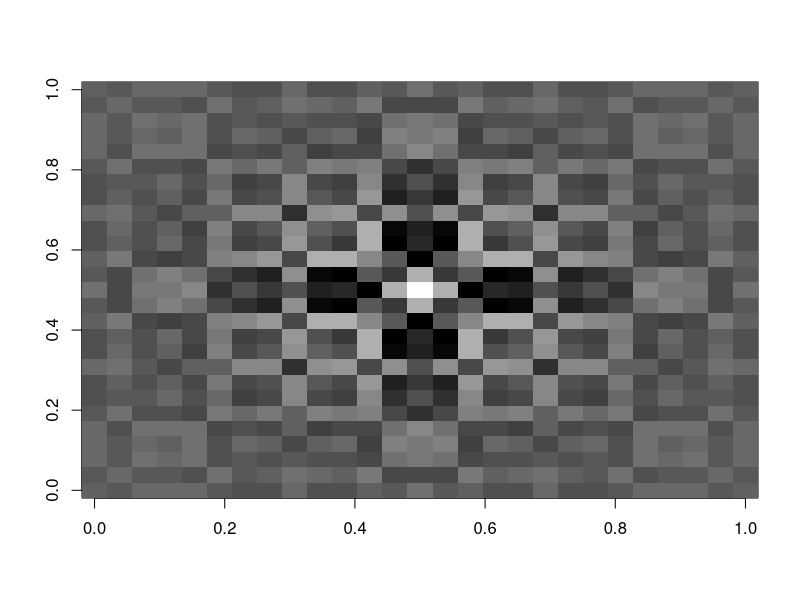
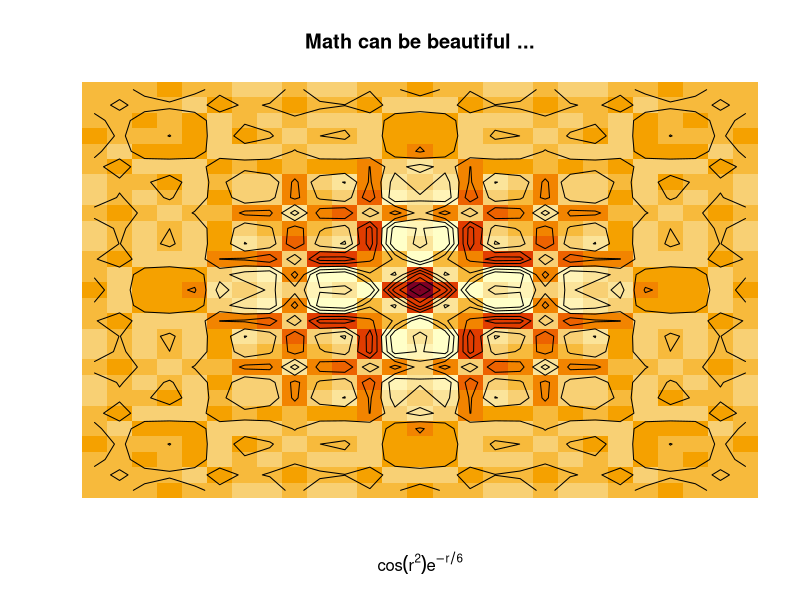
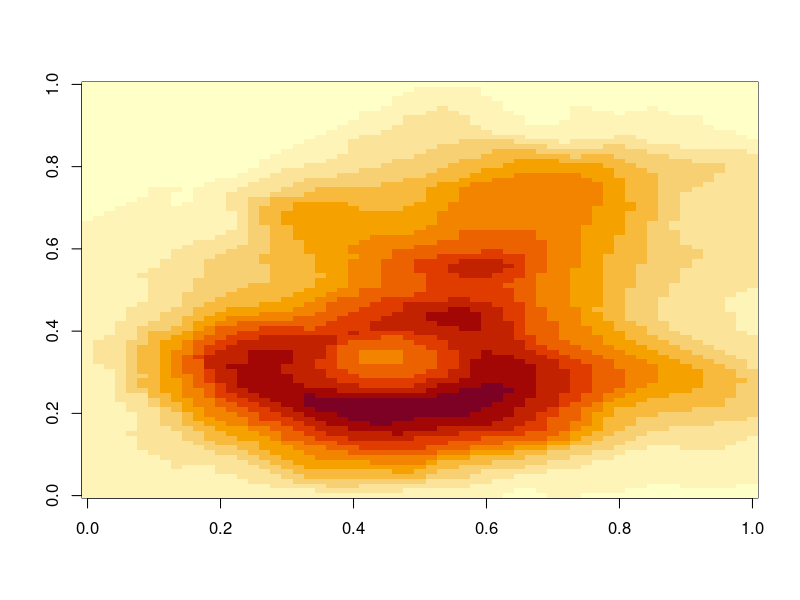
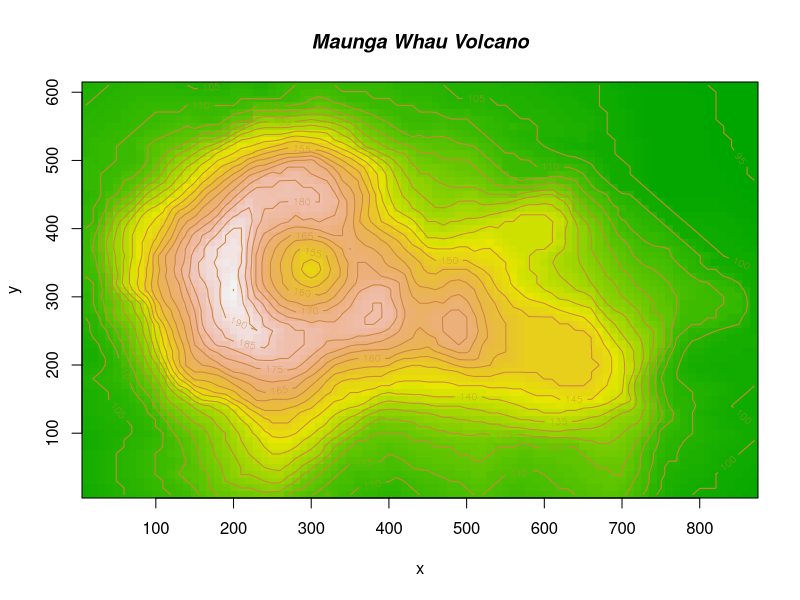

Here is the R script that generated these plots, in order:
require(grDevices) # for colours
x <- y <- seq(-4*pi, 4*pi, len = 27)
r <- sqrt(outer(x^2, y^2, "+"))
image(z = z <- cos(r^2)*exp(-r/6), col  = gray((0:32)/32))
image(z, axes = FALSE, main = "Math can be beautiful ...",
      xlab = expression(cos(r^2) * e^{-r/6}))
contour(z, add = TRUE, drawlabels = FALSE)

# Volcano data visualized as matrix. Need to transpose and flip
# matrix horizontally.
image(t(volcano)[ncol(volcano):1,])

# A prettier display of the volcano
x <- 10*(1:nrow(volcano))
y <- 10*(1:ncol(volcano))
image(x, y, volcano, col = terrain.colors(100), axes = FALSE)
contour(x, y, volcano, levels = seq(90, 200, by = 5),
        add = TRUE, col = "peru")
axis(1, at = seq(100, 800, by = 100))
axis(2, at = seq(100, 600, by = 100))
box()
title(main = "Maunga Whau Volcano", font.main = 4)
